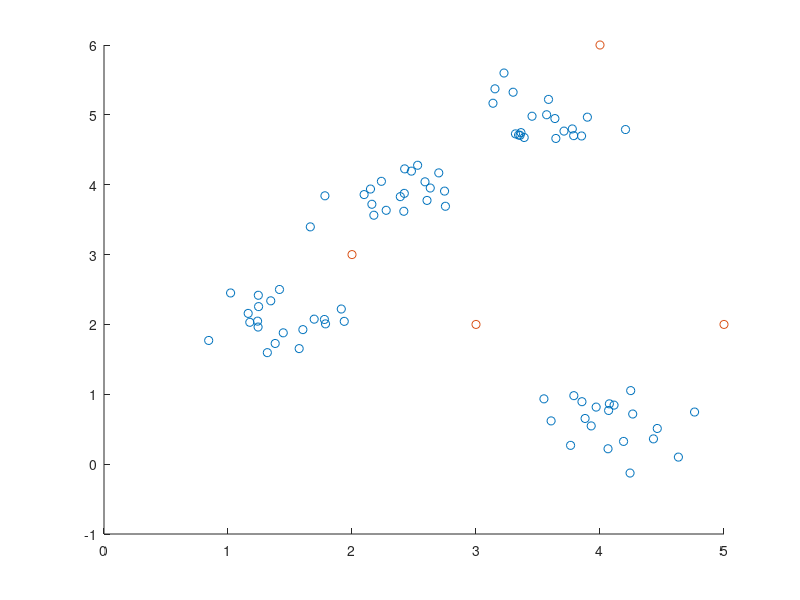
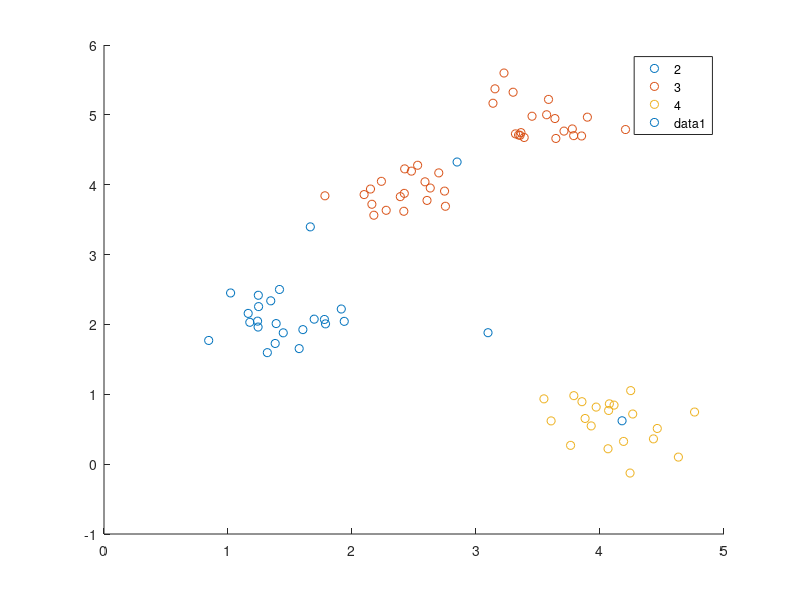

Write the MATLAB code that produced these figures, in order.
clc
close all
clear all
file = fopen('data9.txt', 'r');
X = fscanf(file, '%f', [2 inf])';
fclose(file);
x = X(:,1);
y = X(:,2);
Size = size(X);
scatter(x,y);
hold on;
%% 
m = 4;
clusterCenter = zeros(m, 2);
for i = 1:m
    clusterCenter(i,1) = randi(4)+1;
    clusterCenter(i,2) = randi(7)-1;
end
scatter(clusterCenter(:, 1), clusterCenter(:, 2), 'black');
figure;
k = 1;
kMax = 10000;
h = 0.1;
eps = 0.01;
d = zeros(1, m);
while(true)
    obj = randi(80);
    for i = 1:m
         d(i) = pdist([X(obj,:); clusterCenter(i,:)]);
    end
    [minDist, num] = min(d);
    newCenter = clusterCenter;
    newCenter(num,1) = clusterCenter(num,1)+ h*(x(obj) - clusterCenter(num,1));
    newCenter(num,2) = clusterCenter(num,2)+ h*(y(obj) - clusterCenter(num,2));  
    if (d(num) <= eps) || (k == kMax)
        break
    end
    k = k+1;
    clusterCenter = newCenter;
end
d = zeros(1, m);
U = zeros(Size(1), 2);
for i = 1:Size(1)
    for n = 1:m
    d(n) = pdist([X(i,:); clusterCenter(n,:)]);
    end 
    [minDist, obj] = min(d);
    U(i,1) = obj;
    U(i,2) = minDist;
end
gscatter(x, y, U(:,1));
hold on;
scatter(clusterCenter(:, 1), clusterCenter(:, 2), 'black');
